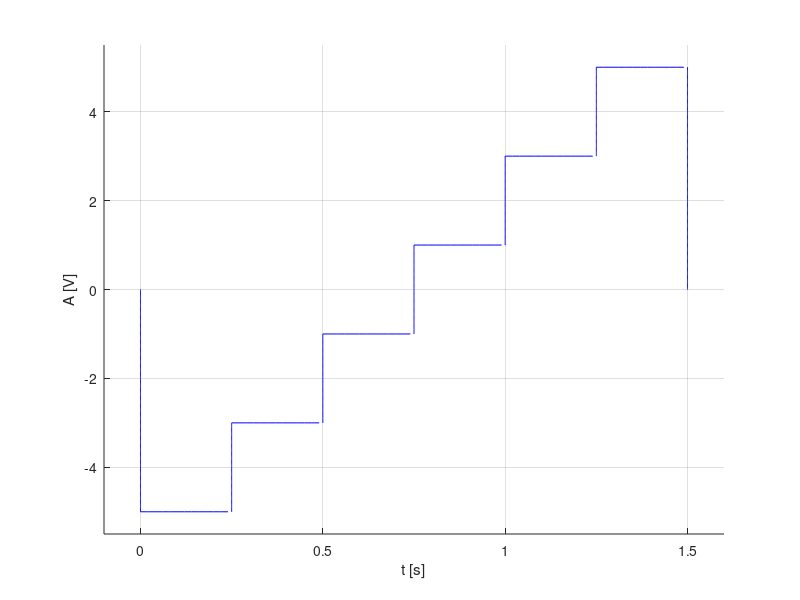

The MATLAB script that drew this image:
%Se va genera un semnal cu rezolutie temporara de 2ms, 20ms
%200ms pentru un semnal continuu de tipul:
%3. Semnal dreptunghiular multinivel, aleator
% Durata fiec?rui nivel: 0,25 s.
% Nivelurile
%a) {-1, 1}
%b) {-3,-1,1,3}
%c) {-5,-3,-1,1,3,5}
%d) {-7,-5,-3,-1,1,3,5,7}

hold on
xlabel('t [s]'),ylabel('A [V]')
%c) nivelurile {-5,-3,-1,1,3,5}
%Rezolutia temporara de 20ms



%y variaza de la 0 la -5
y=0:-0.02:-5;
x=y*0;
plot(x,y,'b')
%nivel -5
x = 0: 0.02: 1/4;
y = -5+0*x;
plot(x, y, 'b'),grid

%x=1/4;y variaza de la -5 la -3
y=-5:0.02:-3;
x=y*0+1/4;
plot(x,y,'b')

%nivel -3
x = 1/4:0.02:1/2;
y=-3+0*x;
plot(x,y,'b')

%x=1/2; y variaza de la -3 la -1
y=-3:0.02:-1;
x=y*0+1/2;
plot(x,y,'b')

%nivel -1
x = 1/2:0.02:3/4;
y=-1+x*0;
plot(x,y,'b')

%x=3/4; y variaza de la -1 la 1
y=-1:0.02:1;
x=y*0+3/4;
plot(x,y,'b')

%nivel 1
x = 3/4:0.02:1;
y=1+x*0;
plot(x,y,'b')

%x=1; y variaza de la 1 la 3;
y=1:0.02:3;
x=y*0+1;
plot(x,y,'b')

%nivel 3
x = 1:0.02:5/4;
y=3+x*0;
plot(x,y,'b')

%x=5/4; y variaza de la 3 la 5
y=3:0.02:5;
x=y*0+5/4;
plot(x,y,'b')

%nivel 5
x = 5/4:0.02:6/4;
y=5+x*0;
plot(x,y,'b')

%x=6/4; y variaza de la 5 la 0
y=5:-0.02:0;
x=y*0+6/4;
plot(x,y,'b')

axis([-0.1 1.6 -5.5 5.5])


%